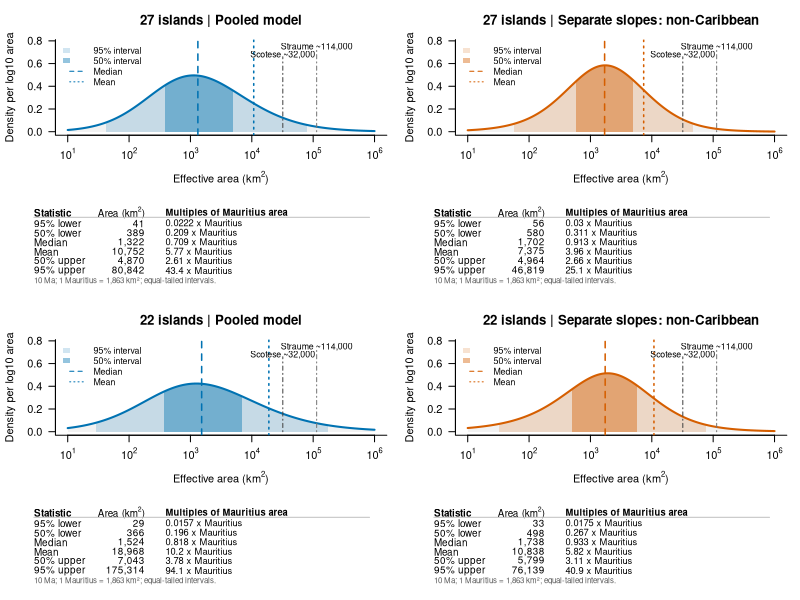
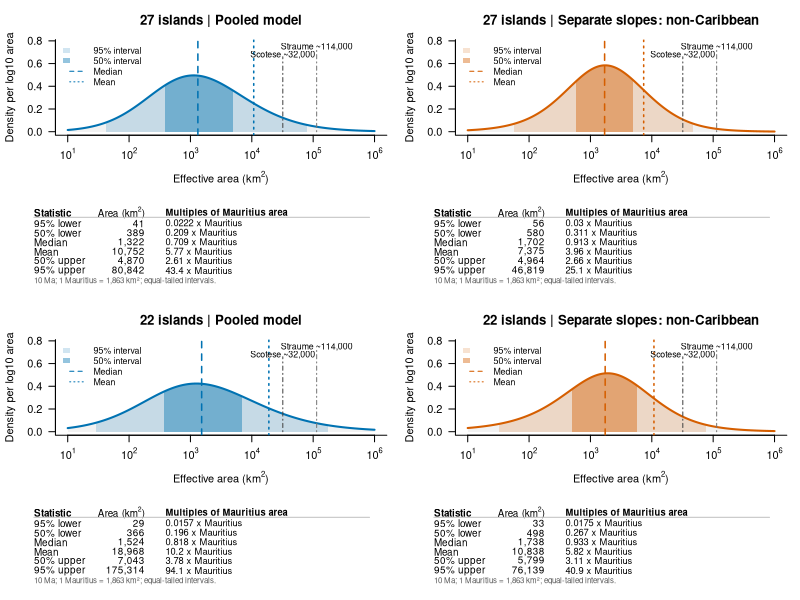

The R source for these figures, in order:
# Run from paleo-islands. Existing posterior distributions; no refitting.
curves <- read.csv('area-estimation/results/bayesian-selected27-slopes-10ma/area-distributions.csv')
curves$dataset <- '27 islands'
extra <- read.csv('area-estimation/results/bayesian-no-malay-22-10ma/area-distributions.csv')
extra$dataset <- '22 islands'
curves <- rbind(curves, extra)
datasets <- c('27 islands', '22 islands')
islands <- read.csv('area-estimation/results/isolation/regression-input.csv')
mauritius_area <- islands$area_km2[islands$island == 'Mauritius']
stopifnot(length(mauritius_area) == 1)
models <- c('simple_prior1', 'separate_prior1')
titles <- c('Pooled model', 'Separate slopes: non-Caribbean')
colours <- c('#0072B2', '#D55E00')
out <- 'area-estimation/results/two-datasets-mauritius-10ma'
plots <- 'area-estimation/plots/two-datasets-mauritius-10ma'
dir.create(out, recursive = TRUE, showWarnings = FALSE)
dir.create(plots, recursive = TRUE, showWarnings = FALSE)
statistics <- data.frame()
for(dataset in datasets) for(i in 1:2) {
 d <- curves[curves$dataset == dataset & curves$model == models[i] & curves$prior == 'log_uniform_10_1million', ]
 mass <- d$density_log10_area * .01
 stopifnot(abs(sum(mass)-1)<1e-8)
 q <- 10^approx(cumsum(mass), log10(d$area_km2), xout = c(.025,.25,.5,.75,.975), ties = 'ordered')$y
 values <- c(q[1], q[2], q[3], sum(d$area_km2*mass), q[4], q[5])
 labels <- c('95% lower', '50% lower', 'Median', 'Mean', '50% upper', '95% upper')
 for(j in 1:6) {
  nearest <- which.min(abs(log(islands$area_km2 / values[j])))
  statistics <- rbind(statistics, data.frame(dataset = dataset, model = models[i], statistic = labels[j], area_km2 = values[j],
   comparison_island = islands$island[nearest], island_area_km2 = islands$area_km2[nearest],
   mauritius_area_km2 = mauritius_area, mauritius_equivalents = values[j]/mauritius_area, size_ratio = islands$area_km2[nearest]/values[j]))
 }
}
write.csv(statistics, file.path(out, 'statistics-mauritius-comparisons.csv'), row.names = FALSE)
write.csv(islands[,c('island','area_km2','source_of_area')], file.path(out,'comparison-island-catalogue.csv'), row.names=FALSE)

# Panels: density above; numerical estimates and island analogues below.
# Distribution is per unit log10 area. Intervals are equal-tailed, not HPD.
for(format in c('png','pdf')) {
 if(format=='png') png(file.path(plots,'area-distributions.png'), width=2600,height=3200,res=200,type='cairo')
 if(format=='pdf') pdf(file.path(plots,'area-distributions.pdf'), width=13,height=16)
 layout(matrix(1:8,4,2,byrow=TRUE), heights=c(3.2,1.8,3.2,1.8))
 for(dataset in datasets) {
 par(mar=c(4.3,4.2,3,1),family='sans')
 for(i in 1:2) {
  d <- curves[curves$dataset==dataset & curves$model==models[i] & curves$prior=='log_uniform_10_1million' & curves$area_km2>=10 & curves$area_km2<=1e6, ]
  z <- log10(d$area_km2)
  density <- d$density_log10_area
  density[c(1,length(density))] <- density[c(1,length(density))]*2
  s <- statistics[statistics$dataset==dataset & statistics$model==models[i], ]
  plot(z,density,type='n',xlim=c(1,6),ylim=c(0,.78),axes=FALSE,xlab=expression('Effective area (km'^2*')'),ylab='Density per log10 area',main=paste(dataset, titles[i], sep=" | "))
  axis(1,at=1:6,labels=expression(10^1,10^2,10^3,10^4,10^5,10^6))
  axis(2,las=1); box(bty='l')
  polygon(c(z,rev(z)),c(density,rep(0,length(z))),col='grey95',border=NA)
  for(bounds in list(c(1,6),c(2,5))) {
   lo <- log10(s$area_km2[bounds[1]]); hi <- log10(s$area_km2[bounds[2]])
   x <- c(lo,z[z>lo & z<hi],hi)
   y <- approx(z,density,xout=x)$y
   alpha <- if(bounds[1]==1) .18 else .42
   polygon(c(x,rev(x)),c(y,rep(0,length(x))),col=adjustcolor(colours[i],alpha.f=alpha),border=NA)
  }
  lines(z,density,col=colours[i],lwd=2)
  abline(v=log10(s$area_km2[3]),lty=2,col=colours[i],lwd=1.5)
  abline(v=log10(s$area_km2[4]),lty=3,col=colours[i],lwd=1.5)
  segments(log10(32000),0,log10(32000),.66,col='#444444',lty=4)
  segments(log10(114000),0,log10(114000),.73,col='#777777',lty=4)
  text(log10(32000),.675,'Scotese ~32,000',cex=.8)
  text(log10(114000),.745,'Straume ~114,000',cex=.8)
  legend('topleft',legend=c('95% interval','50% interval','Median','Mean'),
   fill=c(adjustcolor(colours[i],alpha.f=.18),adjustcolor(colours[i],alpha.f=.42),NA,NA),
   border=NA,lty=c(NA,NA,2,3),col=colours[i],bty='n',cex=.8)
 }
 par(mar=c(1,1,1,1))
 for(i in 1:2) {
  s <- statistics[statistics$dataset==dataset & statistics$model==models[i], ]
  plot.new(); plot.window(xlim=c(0,1),ylim=c(0,1))
  text(.02,.94,'Statistic',adj=0,font=2,cex=.9)
  text(.34,.94,expression('Area (km'^2*')'),adj=1,font=2,cex=.9)
  text(.40,.94,'Multiples of Mauritius area',adj=0,font=2,cex=.85)
  segments(.02,.88,.99,.88,col='grey75')
  for(j in 1:6) {
   y <- .8-(j-1)*.125
   text(.02,y,s$statistic[j],adj=0,cex=.9)
   text(.34,y,format(round(s$area_km2[j]),big.mark=',',trim=TRUE),adj=1,cex=.9)
   label <- sprintf('%.3g x Mauritius', s$mauritius_equivalents[j])
   text(.40,y,label,adj=0,cex=.85)
  }
  text(.02,.04,sprintf('10 Ma; 1 Mauritius = %s km²; equal-tailed intervals.', format(round(mauritius_area),big.mark=',',trim=TRUE)),adj=0,cex=.72,col='grey35')
 }
 }
 dev.off()
}
print(statistics)
